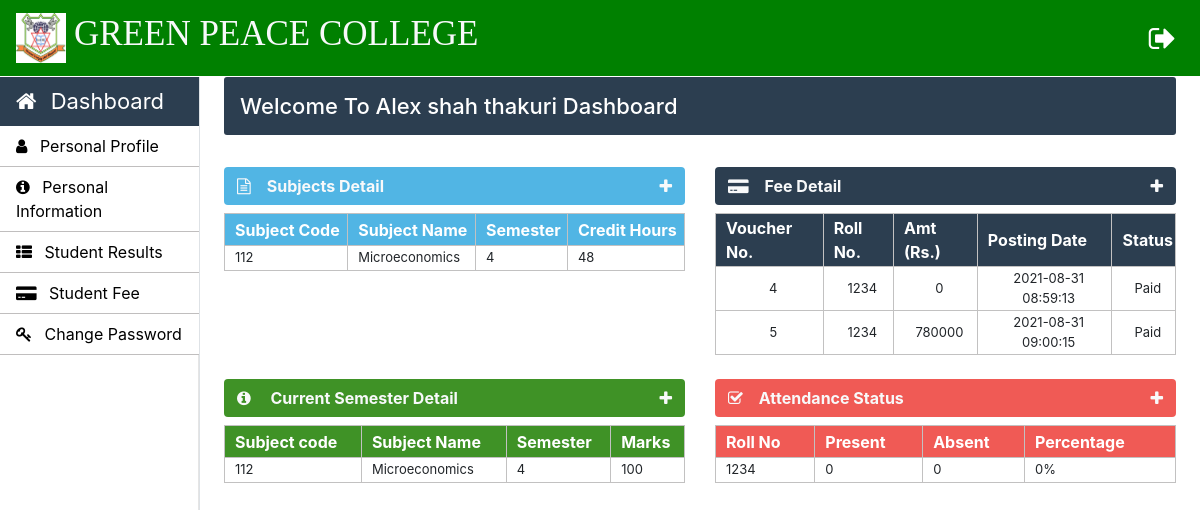
/student/student-index.php (signed in), run on the app's committed database.
### tables this page shows
CREATE TABLE `student_info` (
  `roll_no` varchar(20) NOT NULL,
  `first_name` varchar(30) NOT NULL,
  `middle_name` varchar(30) NOT NULL,
  `last_name` varchar(30) NOT NULL,
  `father_name` varchar(30) NOT NULL,
  `email` varchar(30) NOT NULL,
  `mobile_no` varchar(11) NOT NULL,
  `course_code` varchar(11) NOT NULL,
  `session` varchar(10) NOT NULL,
  `profile_image` varchar(100) NOT NULL,
  `applicant_status` varchar(20) NOT NULL,
  `application_status` varchar(20) NOT NULL,
  `dob` varchar(10) NOT NULL,
  `other_phone` varchar(11) NOT NULL,
  `gender` varchar(10) NOT NULL,
  `permanent_address` varchar(150) NOT NULL,
  `current_address` varchar(150) NOT NULL,
  `place_of_birth` varchar(150) NOT NULL,
  `semester` int(11) NOT NULL,
  `total_marks` int(11) NOT NULL,
  `obtain_marks` int(11) NOT NULL,
  `state` varchar(20) NOT NULL,
  `admission_date` timestamp NOT NULL DEFAULT current_timestamp() ON UPDATE current_timestamp()
);

CREATE TABLE `student_courses` (
  `student_course_id` int(11) NOT NULL,
  `course_code` varchar(10) NOT NULL,
  `semester` int(11) NOT NULL,
  `roll_no` varchar(10) NOT NULL,
  `subject_code` varchar(10) NOT NULL,
  `session` varchar(10) NOT NULL,
  `assign_date` varchar(10) NOT NULL
);

CREATE TABLE `course_subjects` (
  `subject_code` varchar(10) NOT NULL,
  `subject_name` varchar(50) NOT NULL,
  `course_code` varchar(10) NOT NULL,
  `semester` int(10) NOT NULL,
  `credit_hours` int(5) NOT NULL
);

CREATE TABLE `student_fee` (
  `fee_voucher` int(11) NOT NULL,
  `roll_no` varchar(30) NOT NULL,
  `amount` int(11) NOT NULL,
  `posting_date` timestamp NOT NULL DEFAULT current_timestamp() ON UPDATE current_timestamp(),
  `status` varchar(10) NOT NULL
);

### Student/student-index.php (the view, shortened to what this page needs)
 <?php
		require_once "../connection/connection.php";
	?>
<!doctype html>
<html lang="en">
	<head>
	</head>
	<body>
		<?php include('../common/common-header.php') ?>
		<?php include('../common/student-sidebar.php') ?>
		<main role="main" class="col-xl-10 col-lg-9 col-md-8 ml-sm-auto px-md-4 mb-2 w-100">
			<div class="sub-main">
				<div class="text-center d-flex flex-wrap flex-md-nowrap pt-3 pb-2 mb-3 text-white admin-dashboard pl-3">
					<h4 class="">Welcome To <?php $roll_no=$_SESSION['LoginStudent'];
					$query="select * from student_info where roll_no='$roll_no'";
					$run=mysqli_query($con,$query);
					while ($row=mysqli_fetch_array($run)) {
						echo $row['first_name']." ".$row['middle_name']." ".$row['last_name'];
					}
					?> Dashboard </h4> </h4>
				</div>
				<div class="row">
					<div class="col-lg-6 col-md-12 col-sm-12">
						<div>
							<section class="mt-3">
								<div class="btn btn-block table-two text-light d-flex">
									<span class="font-weight-bold"><i class="fa fa-file-text-o mr-3" aria-hidden="true"></i>Subjects Detail</span>
									<a href="" class="ml-auto" data-toggle="collapse" data-target="#collapseOne"><i class="fa fa-plus text-light" aria-hidden="true"></i></a>
								</div>
								<div class="collapse show mt-2" id="collapseOne">
									<table class="w-100 table-elements table-two-tr"cellpadding="2">
										<tr class="pt-5 table-two text-white" style="height: 32px;">
											<th>Subject Code</th>
											<th>Subject Name</th>
											<th>Semester</th>
											<th>Credit Hours</th>
										</tr>
										<?php $roll_no=$_SESSION['LoginStudent'];
											$max_semester = "select max(semester) as semester from student_courses where roll_no = '$roll_no'";
											$max_run = mysqli_query($con, $max_semester);
											$row = mysqli_fetch_array($max_run);
											$semester = $row['semester'];
											$query="select sc.subject_code,cs.subject_name,sc.semester,cs.credit_hours, sc.roll_no, sc.semester from student_courses sc inner join course_subjects cs on sc.subject_code=cs.subject_code where sc.roll_no='$roll_no' and sc.semester = $semester";
											$run=mysqli_query($con,$query);
											while ($row=mysqli_fetch_array($run)) { ?>
										<tr>
											<td><?php echo $row['subject_code'] ?></td>
											<td><?php echo $row['subject_name'] ?></td>
											<td><?php echo $row['semester'] ?></td>
											<td><?php echo $row['credit_hours'] ?></td>
										</tr>
										<?php } ?>
									</table>
								</div>
							</section>
						</div>
					</div>
					<div class="col-lg-6 col-md-12 col-md-6 col-sm-12">
						<div>
							<section class="mt-3">
								<div class="btn btn-block table-three text-light d-flex">
									<span class="font-weight-bold"><i class="fa fa-credit-card-alt mr-3" aria-hidden="true"></i>Fee Detail</span>
									<a href="" class="ml-auto" data-toggle="collapse" data-target="#collapsetwo"><i class="fa fa-plus text-light" aria-hidden="true"></i></a>
								</div>
								<div class="collapse show mt-2" id="collapsetwo">
									<table class="w-100 table-elements table-three-tr"cellpadding="2">
										<tr class="pt-5 table-three text-white" style="height: 32px;">
											<th>Voucher No.</th>
											<th>Roll No.</th>
											<th>Amt (Rs.)</th>
											<th>Posting Date</th>
											<th>Status</th>
										</tr>
										<?php
											$roll_no=$_SESSION['LoginStudent'];
											$query="select * from student_fee inner join student_info on student_fee.roll_no=student_info.roll_no where student_fee.roll_no='$roll_no'";
											$run=mysqli_query($con,$query);
											while ($row=mysqli_fetch_array($run)) { ?>
											<tr class="text-center">
												<td><?php echo $row['fee_voucher'] ?></td>
												<td><?php echo $row['roll_no'] ?></td>
												<td><?php echo $row['amount'] ?></td>
												<td><?php echo $row['posting_date'] ?></td>
												<td><?php echo $row['status'] ?></td>
											</tr>
											<?php
											}
										?>
									</table>
								</div>
							</section>
						</div>
					</div>
				</div>
				<div class="row">
					<div class="col-lg-6 col-md-12 col-sm-12">
						<div>
							<section class="mt-4">
								<div class="btn btn-block table-five text-light d-flex">
									<span class="font-weight-bold"><i class="fa fa-info-circle mr-3" aria-hidden="true"></i> Current Semester Detail</span>
									<a href="" class="ml-auto" data-toggle="collapse" data-target="#collapsethree"><i class="fa fa-plus text-light" aria-hidden="true"></i></a>
								</div>
								<div class="collapse show mt-2" id="collapsethree">
									<table class="w-100 table-elements table-five-tr"cellpadding="2">
										<tr class="pt-5 table-five text-white" style="height: 32px;">
											<th>Subject code</th>
											<th>Subject Name</th>
											<th>Semester</th>
											<th>Marks</th>
										</tr>
										<?php
											$roll_no=$_SESSION['LoginStudent'];
											$max_semester = "select max(semester) as semester from student_courses where roll_no = '$roll_no'";
											$max_run = mysqli_query($con, $max_semester);
											$row = mysqli_fetch_array($max_run);
											$semester = $row['semester'];
											$query="select * from student_courses inner join course_subjects on student_courses.subject_code=course_subjects.subject_code where student_courses.roll_no='$roll_no' and student_courses.semester = '$semester'";
											$run=mysqli_query($con,$query);
											while ($row=mysqli_fetch_array($run)) { ?>
											<tr>
												<td><?php echo $row['subject_code'] ?></td>
												<td><?php echo $row['subject_name'] ?></td>
												<td><?php echo $row['semester'] ?></td>
												<td>100</td>
											</tr>
											<?php }
										?>
									</table>
								</div>
							</section>
						</div>
					</div>
					<div class="col-lg-6 col-md-12 col-sm-12">
						<div>
							<section class="mt-4">
								<div class="btn btn-block table-one text-light d-flex">
									<span class="font-weight-bold"><i class="fa fa-check-square-o mr-3" aria-hidden="true"></i>Attendance Status</span>
									<a href="" class="ml-auto" data-toggle="collapse" data-target="#collapsefour"><i class="fa fa-plus text-light" aria-hidden="true"></i></a>
								</div>
								<div class="collapse show mt-2" id="collapsefour">
									<table class="w-100 table-elements table-one-tr"cellpadding="2">
										<tr class="pt-5 table-one text-white" style="height: 32px;">
											<th>Roll No</th>
											<th>Present</th>
											<th>Absent</th>
											<th>Percentage</th>
										</tr>
										<?php
											$roll_no=$_SESSION['LoginStudent'];
											$query="select count(attendance_id) as attendance_id,sum(attendance) as attendance,student_id from student_attendance where student_id='$roll_no'";
											$run=mysqli_query($con,$query);
											while ($row1=mysqli_fetch_array($run)) { ?>
											<tr>
												<td><?php echo $_SESSION['LoginStudent'] ?></td>
												<td><?php echo $row1['attendance'] ? $row1['attendance'] : "0" ?></td>
												<td><?php echo $row1['attendance_id']-$row1['attendance']?></td>
												<?php $attendace =  $row1['attendance_id'] > 0 ? round(($row1['attendance']*100)/$row1['attendance_id'])."%" : "0%" ?>
												<td> <?php echo $attendace ?> </td>
											</tr>
											<?php
											}
										?>
									</table>
								</div>
							</section>
						</div>
					</div>
				</div>
			</div>
		</main>
	</body>
</html>

### Css/style.css (style rules this page uses)
h4 { font-size: 22px; }
.admin-dashboard { margin-top: 1px !important; background: #2c3e50 !important; border-radius: 3px; }
.table-elements tr, td, th { font-size: 13px; border: 1px solid rgb(194, 193, 193); padding-left: 10px !important; }
.table-one { background: #eb1811b6; }
.table-two { background: #51b5e4; }
.table-three { background: #2c3e50 !important; }
.table-five { background: #3e9225fd; }
.table-font-for-transcript td, th { font-size: 16px !important; }

### data on the page
student_info: first_name "Alex", middle_name "shah", last_name "thakuri"
student_courses: subject_code "112", course_subjects.subject_name "Microeconomics", semester "4", course_subjects.credit_hours "48", course_subjects.subject_code "112", course_subjects.semester "4"
student_fee: fee_voucher "4", student_info.roll_no "1234", amount "0", posting_date "2021-08-31 08:59:13", status "Paid"
student_fee: fee_voucher "5", student_info.roll_no "1234", amount "780000", posting_date "2021-08-31 09:00:15", status "Paid"

### other printed values
$row1['attendance_id']-$row1['attendance'] "0"
$attendace "0%"
